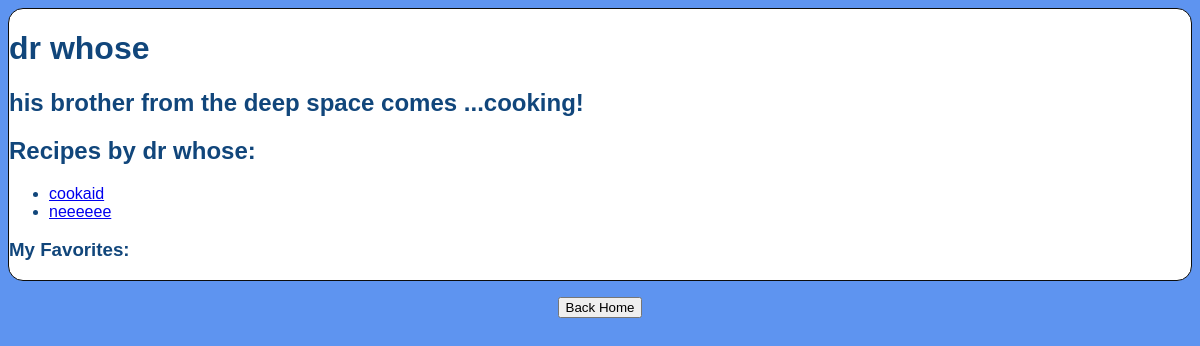
/authors/4/, run on the app's committed database.
### recipe/models.py (models this page shows, shortened)
class Author(models.Model):
    user = models.OneToOneField(to=User, on_delete=models.CASCADE, default=None)
    name = models.CharField(max_length=50, default=None)
    bio = models.TextField()
    favorite = models.ManyToManyField(
        'RecipeItem',
        related_name='favorite',
        default = None,
        blank=True,
        symmetrical=False
        )

class RecipeItem(models.Model):
    title = models.CharField(max_length=50)
    author = models.ForeignKey(Author, on_delete=models.CASCADE)
    description = models.TextField()
    date = models.DateTimeField(default=timezone.now)
    time = models.CharField(max_length=30)
    instructions = models.TextField()

### recipe/views.py (the view)
# urls.py: path('authors/<int:id>/', views.author_details, name="author_details"),
def author_details(request, id):
    author = Author.objects.get(id=id)
    recipe_data = RecipeItem.objects.all()
    return render(request, "author_details.html", {"author": author, "recipe_data": recipe_data})

### recipe/templates/author_details.html (shortened to what this page needs)
{% load static %}
<head>
    <link rel="stylesheet" type="text/css" href="{% static 'css/index.css' %}">
</head>
<div class="card">
    <h1>{{ author.name }}</h1>
    <h2>{{ author.bio }}</h2>
    <h2>Recipes by {{ author.name }}:</h2>
    <ul>
        {% for recipe in recipe_data %}
            {% if recipe.author == author %}
                <li><a href="{% url 'recipe_details' id=recipe.id %}"> {{ recipe.title }}</a> </li>
            {% endif %}
        {% endfor %}
    </ul>
    <h3>My Favorites:</h3>
</div>
<p>
  <a href="{% url 'homepage' %}"><button>Back Home</button></a>
</p>

### recipe/static/css/index.css (style rules this page uses)
.card { border: 1px solid #0c0c0c; border-top-left-radius: 15px; border-top-right-radius: 15px; border-bottom-right-radius: 15px; border-bottom-left-radius: 15px; background-color: white; text-align: left; color: rgb(17, 70, 123) }

### data on the page
Author: name "dr whose", bio "his brother from the deep space comes ...cooking!"
RecipeItem: title "cookaid"
RecipeItem: title "neeeeee"
